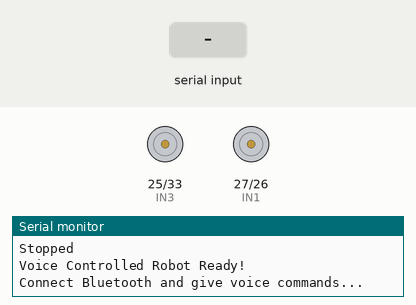
This sketch was run on a simulated ESP32. On the bench: motor-driver pin pairs drawn as motors (green arrow = first pin HIGH = forward, orange = second pin HIGH = backward, longer = more drive), the last lines printed to the serial monitor. Inputs (shaded band) come from the test bench. Nothing arrives over Bluetooth unless stated.

Above: at 1.2 s.
1.3 s: "forward\n" received over the second serial link
At 2.5 s:
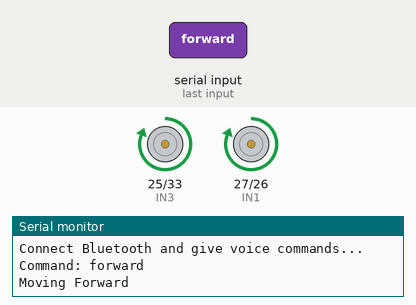
2.8 s: "backward\n" received over the second serial link
At 3.8 s:
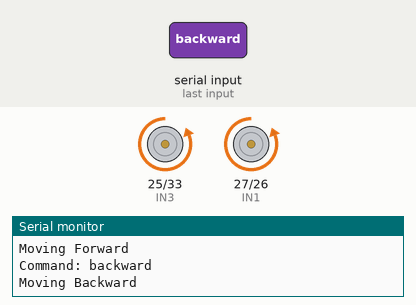
4.3 s: "left\n" received over the second serial link
At 4.9 s:
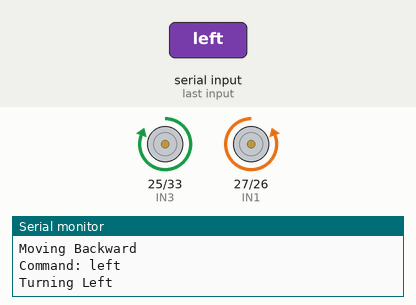
5.8 s: "right\n" received over the second serial link
At 6.1 s:
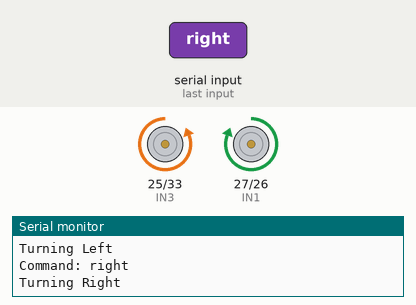
Timing chart, 0 to 8.3 s (numbered marks = the images above; inputs shaded):
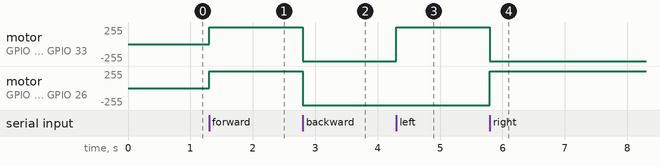

Measured:
- after the input at 1.3 s, motor on GPIO 25 (IN3) / GPIO 33 (IN4), motor on GPIO 27 (IN1) / GPIO 26 (IN2): stopped → forward 255/255 at once
- after the input at 2.8 s, motor on GPIO 25 (IN3) / GPIO 33 (IN4), motor on GPIO 27 (IN1) / GPIO 26 (IN2): forward 255/255 → backward 255/255 at once
- after the input at 4.3 s, motor on GPIO 25 (IN3) / GPIO 33 (IN4): backward 255/255 → forward 255/255 at once
- after the input at 5.8 s, motor on GPIO 25 (IN3) / GPIO 33 (IN4): forward 255/255 → backward 255/255 at once; motor on GPIO 27 (IN1) / GPIO 26 (IN2): backward 255/255 → forward 255/255 at once

The sketch:

Wheel_Chair.ino
```cpp
#include "BluetoothSerial.h"

BluetoothSerial SerialBT;

// Motor driver pins (L298N or similar)
#define IN1 27
#define IN2 26
#define IN3 25
#define IN4 33

void setup() {
  Serial.begin(115200);
  SerialBT.begin("ESP32_VoiceBot");  // Bluetooth device name

  pinMode(IN1, OUTPUT);
  pinMode(IN2, OUTPUT);
  pinMode(IN3, OUTPUT);
  pinMode(IN4, OUTPUT);

  stopMotors();

  Serial.println("Voice Controlled Robot Ready!");
  Serial.println("Connect Bluetooth and give voice commands...");
}

void loop() {
  if (SerialBT.available()) {
    String command = SerialBT.readStringUntil('\n');
    command.toLowerCase();
    command.trim();

    Serial.print("Command: ");
    Serial.println(command);

    if (command == "forward") {
      forward();
    } else if (command == "backward") {
      backward();
    } else if (command == "left") {
      left();
    } else if (command == "right") {
      right();
    } else if (command == "stop") {
      stopMotors();
    } else {
      Serial.println("Unknown command!");
    }
  }
}

void forward() {
  digitalWrite(IN1, HIGH);
  digitalWrite(IN2, LOW);
  digitalWrite(IN3, HIGH);
  digitalWrite(IN4, LOW);
  Serial.println("Moving Forward");
}

void backward() {
  digitalWrite(IN1, LOW);
  digitalWrite(IN2, HIGH);
  digitalWrite(IN3, LOW);
  digitalWrite(IN4, HIGH);
  Serial.println("Moving Backward");
}

void left() {
  digitalWrite(IN1, LOW);
  digitalWrite(IN2, HIGH);
  digitalWrite(IN3, HIGH);
  digitalWrite(IN4, LOW);
  Serial.println("Turning Left");
}

void right() {
  digitalWrite(IN1, HIGH);
  digitalWrite(IN2, LOW);
  digitalWrite(IN3, LOW);
  digitalWrite(IN4, HIGH);
  Serial.println("Turning Right");
}

void stopMotors() {
  digitalWrite(IN1, LOW);
  digitalWrite(IN2, LOW);
  digitalWrite(IN3, LOW);
  digitalWrite(IN4, LOW);
  Serial.println("Stopped");
}
```
